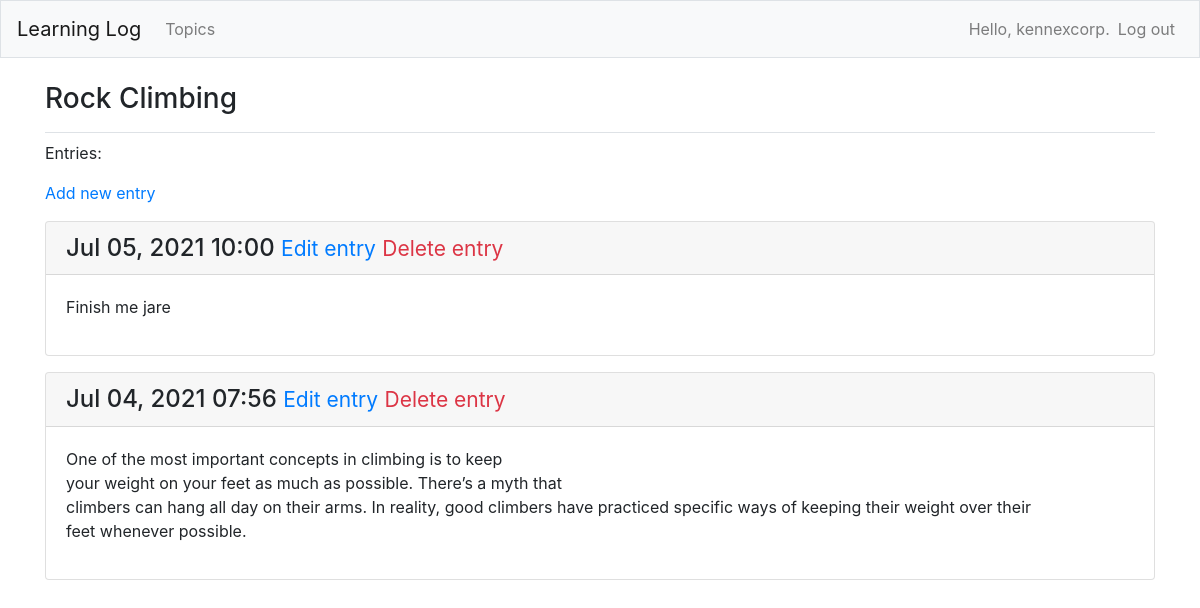
Page /topics/2/ (signed in) on the earlier database version.
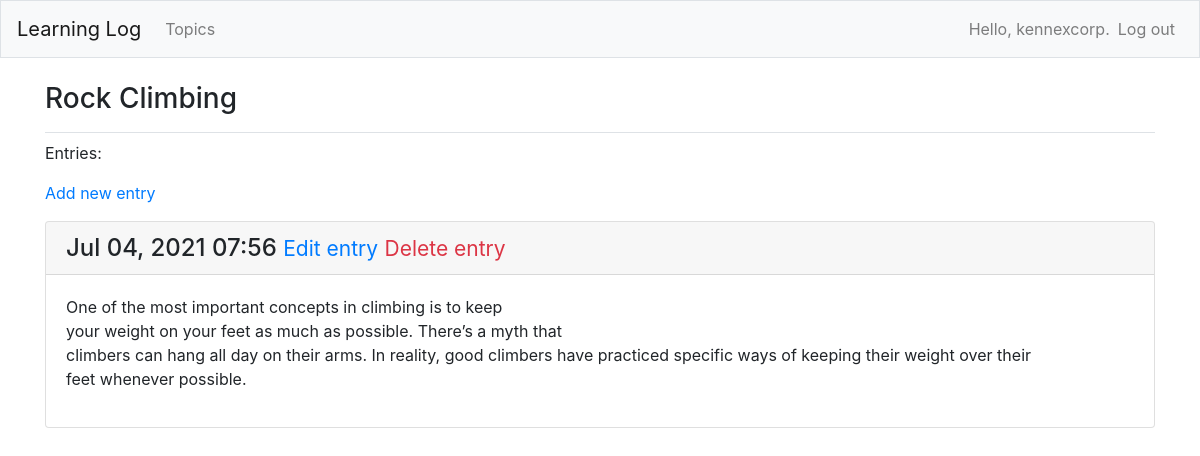
Same page on the later database version.
### learning_logs/models.py (models this page shows, shortened)
class Topic(models.Model):
    text = models.CharField(max_length=200)
    date_added = models.DateTimeField(auto_now_add=True)
    owner = models.ForeignKey(User, on_delete=models.CASCADE)
    def __str__(self):
        return self.text

class Entry(models.Model):
    topic = models.ForeignKey(Topic, on_delete=models.CASCADE)
    text = models.TextField()
    date_added = models.DateTimeField(auto_now_add=True)
    class Meta:
        verbose_name_plural = 'entries'

### learning_logs/views.py (the view)
# urls.py: path('topics/<int:topic_id>/', views.topic, name='topic'),
@login_required
def topic(request, topic_id):
    topic = Topic.objects.get(id=topic_id)
    if topic.owner != request.user:
        raise Http404
    entries = topic.entry_set.order_by('-date_added')
    context = {
        'topic' : topic,
        'entries': entries
    }
    return render(request, 'learning_logs/topic.html', context)

### learning_logs/templates/learning_logs/topic.html
{% extends 'learning_logs/base.html' %}
{% block page_header %}
 <h3>{{ topic }}</h3>
{% endblock page_header %}
{% block content %}
    <p>Entries: </p>
    <p>
        <a href="{% url 'learning_logs:new_entry' topic.id %}">Add new entry</a>
    </p>
    {% for entry in entries %}
        <div class="card mb-3">
            <h4 class="card-header">
                {{ entry.date_added|date:'M d, Y H:i' }}
                <small><a href="{% url 'learning_logs:edit_entry' entry.id %}">Edit entry</a></small>
                <small><a href="{% url 'learning_logs:delete_entry' entry.id %}" class="text-danger">Delete entry</a></small>
            </h4>
            <div class="card-body">
                {{ entry.text|linebreaks }}
            </div>
        </div>
    {% empty %}
        <p>There are no entries for this topic yet.</p>
    {% endfor %}
{% endblock content %}

### learning_logs/templates/learning_logs/base.html (shortened to what this page needs)
{% load bootstrap4 %}
<!DOCTYPE html>
<html>
    <head>
        {% bootstrap_css %}
    </head>
    <body>
    <nav class="navbar navbar-expand-md navbar-light bg-light mb-4 border">
        <a class="navbar-brand" href="{% url 'learning_logs:index'%}">Learning Log</a>
        <div class="collapse navbar-collapse" id="navbarCollapse">
            <ul class="navbar-nav mr-auto">
                <li class="nav-item">
                    <a class="nav-link" href="{% url 'learning_logs:topics'%}">Topics</a>
                </li>
            </ul>
            <ul class="navbar-nav ml-auto">
                {% if user.is_authenticated %}
                <li class="nav-item">
                    <span class="navbar-text"}">Hello, {{ user.username }}.</span>
                </li>
                <li class="nav-item">
                    <a class="nav-link" href="{% url 'users:logout' %}">Log out</a>
                </li>
                {% endif %}
                </ul>
            </div>
    </nav>
    <main role="main" class="container">
        <div class="pb-2 mb-2 border-bottom">
    {% block page_header %}{% endblock page_header %}
        </div>
        <div>
    {% block content %}{% endblock content %}
        </div>
    </main>
    </body>
</html>

Differences in the rows shown:
removed Entry: date_added "Jul 05, 2021 10:00", text "Finish me jare"
